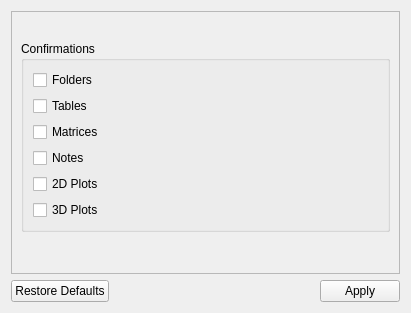
<?xml version="1.0" encoding="UTF-8"?>
<ui version="4.0">
 <class>GeneralConfirmationSettings</class>
 <widget class="QWidget" name="GeneralConfirmationSettings">
  <property name="geometry">
   <rect>
    <x>0</x>
    <y>0</y>
    <width>411</width>
    <height>313</height>
   </rect>
  </property>
  <property name="windowTitle">
   <string>Form</string>
  </property>
  <layout class="QVBoxLayout" name="verticalLayout_3">
   <item>
    <widget class="QScrollArea" name="scrollArea">
     <property name="widgetResizable">
      <bool>true</bool>
     </property>
     <widget class="QWidget" name="scrollAreaWidgetContents_2">
      <property name="geometry">
       <rect>
        <x>0</x>
        <y>0</y>
        <width>391</width>
        <height>260</height>
       </rect>
      </property>
      <layout class="QVBoxLayout" name="verticalLayout_2">
       <item>
        <widget class="QLabel" name="label">
         <property name="text">
          <string/>
         </property>
        </widget>
       </item>
       <item>
        <widget class="QGroupBox" name="groupBox">
         <property name="title">
          <string>Confirmations</string>
         </property>
         <layout class="QVBoxLayout" name="verticalLayout">
          <item>
           <widget class="QCheckBox" name="foldersCheckBox">
            <property name="text">
             <string>Folders</string>
            </property>
           </widget>
          </item>
          <item>
           <widget class="QCheckBox" name="tablesCheckBox">
            <property name="text">
             <string>Tables</string>
            </property>
           </widget>
          </item>
          <item>
           <widget class="QCheckBox" name="matricesCheckBox">
            <property name="text">
             <string>Matrices</string>
            </property>
           </widget>
          </item>
          <item>
           <widget class="QCheckBox" name="notesCheckBox">
            <property name="text">
             <string>Notes</string>
            </property>
           </widget>
          </item>
          <item>
           <widget class="QCheckBox" name="plot2dCheckBox">
            <property name="text">
             <string>2D Plots</string>
            </property>
           </widget>
          </item>
          <item>
           <widget class="QCheckBox" name="plot3dCheckBox">
            <property name="text">
             <string>3D Plots</string>
            </property>
           </widget>
          </item>
         </layout>
        </widget>
       </item>
       <item>
        <spacer name="verticalSpacer">
         <property name="orientation">
          <enum>Qt::Vertical</enum>
         </property>
         <property name="sizeHint" stdset="0">
          <size>
           <width>20</width>
           <height>40</height>
          </size>
         </property>
        </spacer>
       </item>
      </layout>
     </widget>
    </widget>
   </item>
   <item>
    <layout class="QHBoxLayout" name="horizontalLayout_2">
     <item>
      <widget class="QPushButton" name="defaultsPushButton">
       <property name="text">
        <string>Restore Defaults</string>
       </property>
      </widget>
     </item>
     <item>
      <spacer name="horizontalSpacer">
       <property name="orientation">
        <enum>Qt::Horizontal</enum>
       </property>
       <property name="sizeHint" stdset="0">
        <size>
         <width>40</width>
         <height>20</height>
        </size>
       </property>
      </spacer>
     </item>
     <item>
      <widget class="QPushButton" name="applyPushButton">
       <property name="text">
        <string>Apply</string>
       </property>
      </widget>
     </item>
    </layout>
   </item>
  </layout>
 </widget>
 <resources/>
 <connections/>
</ui>
